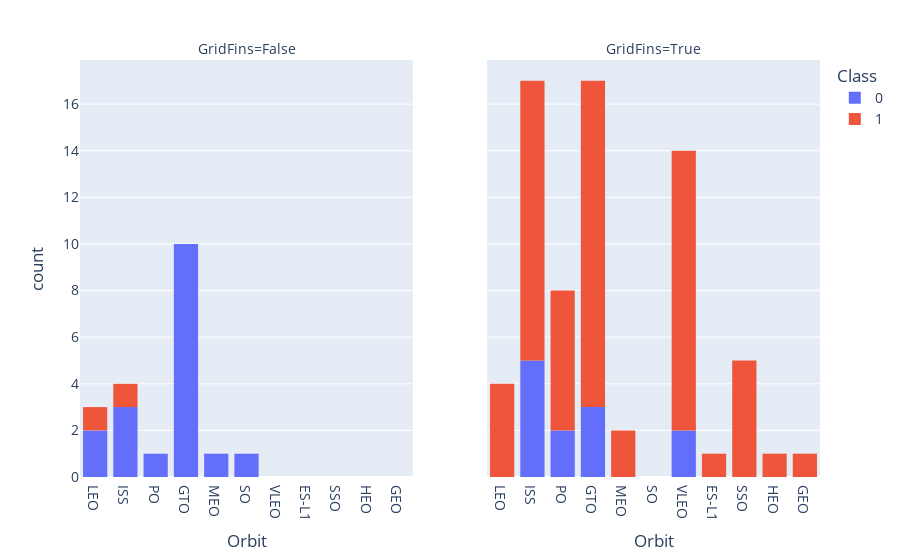

The notebook cell saved with this chart:
### Markdown cell above
### TASK 3: Visualize the relationship between success rate of each orbit type
Next, we want to visually check if there are any relationship between success rate and orbit type.

### Code cell
fig = px.histogram(df, df.Orbit, color = df.Class, 
            facet_col = df.GridFins, facet_col_spacing = .1)
fig.update_layout(dict(font_size = 14))

### Figure 1 — Plotly figure (JSON) as saved in the notebook; plotly's stock layout.template omitted (floating-point values rounded to 4 significant figures)
{"data": [{"alignmentgroup": "True", "bingroup": "x", "hovertemplate": "Class=0<br>GridFins=False<br>Orbit=%{x}<br>count=%{y}<extra></extra>", "legendgroup": "0", "marker": {"color": "#636efa", "pattern": {"shape": ""}}, "name": "0", "offsetgroup": "0", "orientation": "v", "showlegend": true, "type": "histogram", "x": ["LEO", "LEO", "ISS", "PO", "GTO", "GTO", "GTO", "GTO", "ISS", "GTO", "GTO", "GTO", "GTO", "GTO", "ISS", "MEO", "GTO", "SO"], "xaxis": "x", "yaxis": "y"}, {"alignmentgroup": "True", "bingroup": "x", "hovertemplate": "Class=0<br>GridFins=True<br>Orbit=%{x}<br>count=%{y}<extra></extra>", "legendgroup": "0", "marker": {"color": "#636efa", "pattern": {"shape": ""}}, "name": "0", "offsetgroup": "0", "orientation": "v", "showlegend": false, "type": "histogram", "x": ["ISS", "ISS", "ISS", "PO", "GTO", "GTO", "GTO", "PO", "ISS", "ISS", "VLEO", "VLEO"], "xaxis": "x2", "yaxis": "y2"}, {"alignmentgroup": "True", "bingroup": "x", "hovertemplate": "Class=1<br>GridFins=False<br>Orbit=%{x}<br>count=%{y}<extra></extra>", "legendgroup": "1", "marker": {"color": "#EF553B", "pattern": {"shape": ""}}, "name": "1", "offsetgroup": "1", "orientation": "v", "showlegend": true, "type": "histogram", "x": ["ISS", "LEO"], "xaxis": "x", "yaxis": "y"}, {"alignmentgroup": "True", "bingroup": "x", "hovertemplate": "Class=1<br>GridFins=True<br>Orbit=%{x}<br>count=%{y}<extra></extra>", "legendgroup": "1", "marker": {"color": "#EF553B", "pattern": {"shape": ""}}, "name": "1", "offsetgroup": "1", "orientation": "v", "showlegend": false, "type": "histogram", "x": ["ES-L1", "LEO", "ISS", "GTO", "GTO", "ISS", "GTO", "PO", "ISS", "GTO", "LEO", "ISS", "GTO", "PO", "ISS", "SSO", "LEO", "PO", "GTO", "GTO", "ISS", "PO", "LEO", "GTO", "HEO", "GTO", "GTO", "PO", "GTO", "GTO", "SSO", "GTO", "SSO", "PO", "ISS", "ISS", "VLEO", "SSO", "ISS", "VLEO", "ISS", "GTO", "VLEO", "VLEO", "ISS", "VLEO", "ISS", "VLEO", "VLEO", "MEO", "GEO", "VLEO", "SSO", "VLEO", "VLEO", "VLEO", "VLEO", "MEO"], "xaxis": "x2", "yaxis": "y2"}], "layout": {"annotations": [{"font": {}, "showarrow": false, "text": "GridFins=False", "x": 0.225, "xanchor": "center", "xref": "paper", "y": 1, "yanchor": "bottom", "yref": "paper"}, {"font": {}, "showarrow": false, "text": "GridFins=True", "x": 0.775, "xanchor": "center", "xref": "paper", "y": 1, "yanchor": "bottom", "yref": "paper"}], "barmode": "relative", "font": {"size": 14}, "legend": {"title": {"text": "Class"}, "tracegroupgap": 0}, "margin": {"t": 60}, "xaxis": {"anchor": "y", "domain": [0, 0.45], "title": {"text": "Orbit"}}, "xaxis2": {"anchor": "y2", "domain": [0.55, 1], "matches": "x", "title": {"text": "Orbit"}}, "yaxis": {"anchor": "x", "domain": [0, 1], "title": {"text": "count"}}, "yaxis2": {"anchor": "x2", "domain": [0, 1], "matches": "y", "showticklabels": false}}}
